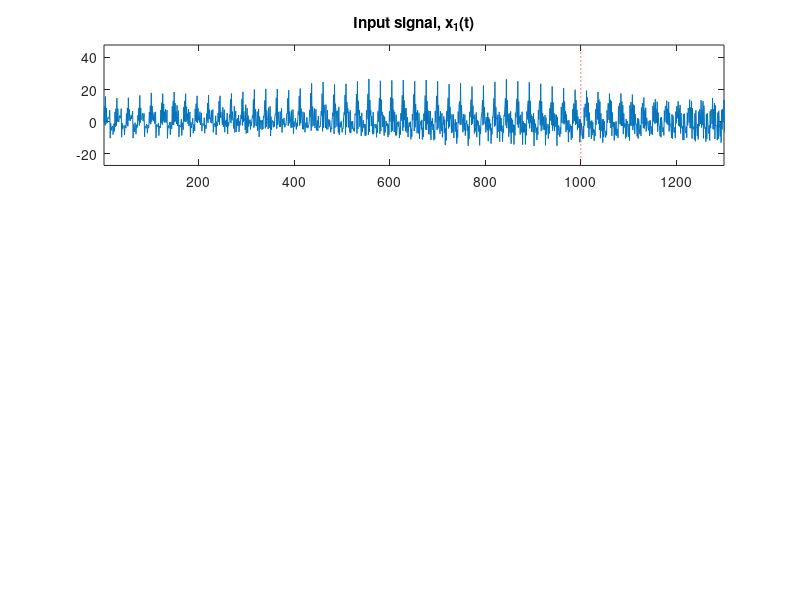

The MATLAB source for this figure: (Note: this script raises an error after producing the figure.)
%
% Time series analysis
% Lund University
%
% Example code 25: Example of dual-input transfer function.
%
% Reference: 
%   "An Introduction to Time Series Modeling", 4th ed, by Andreas Jakobsson
%   Studentlitteratur, 2021
%
clear; clc;
close all;
addpath('../functions', '../data')              % Add this line to update the path
rng(0)                                          % Set the seed (just done for the lecture!)
extraN = 400;
N      = 1300;
pstart = 1000;
noLags = 40;

% Noise process.
C1 = [ 1 0 0 0.6 ];
A1 = [ 1 zeros(1,7) -.8 ];

% First input process, x1.
C3_1 = [ 1 -0.4 0.9 ]; 
A3_1 = [ 1 zeros(1,23) -.98 ];
B_1  = [ 4 ];
A2_1 = 1;

% Second input process, x2.
C3_2 = [ 1 0 0 0.8 ]; 
A3_2 = conv([1 -1],[ 1 -0.6 ]);
B_2  = [0 0 0.8 0 -1];
A2_2 = 1;

% Generate the noise and the input signals.
z = filter( C1, A1, randn(N+extraN, 1) );       % This is the noise model.
x1 = filter( C3_1, A3_1, randn(N+extraN, 1) );  % This is the first input signal.
x2 = filter( C3_2, A3_2, randn(N+extraN, 1) );  % This is the second input signal.

% Form the output using the filtered input. Remove the initial samples.
y  = filter( B_1, A2_1, x1 ) + filter( B_2, A2_2, x2 ) + z;
y  = y(extraN:end);
x1 = x1(extraN:end);
x2 = x2(extraN:end);

% Plot the processes.
figure(1)
subplot(311)
plot( x1 )
title('Input signal, x_1(t)')
line( [pstart pstart], [-1e6 1e6 ], 'Color','red','LineStyle',':' )
axis([1 N min(x1)*1.8 max(x1)*1.8])
legend('x_1(t)', 'Location','SW')

subplot(312)
plot( x2 )
line( [pstart pstart], [-1e6 1e6 ], 'Color','red','LineStyle',':' )
axis([1 N min(x2)*1.8 max(x2)*1.8])
legend('x_2(t)', 'Location','SW')
title('Input signal, x_2(t)')
xlim([1 N])

subplot(313)
plot( y )
line( [pstart pstart], [-1e6 1e6 ], 'Color','red','LineStyle',':' )
axis([1 N min(y)*1.8 max(y)*1.8])
legend('y(t)', 'Prediction starts', 'Location','SW')
title('Output signal, y(t)')
xlabel('Time')



%% Create the dual-input idpoly and iddata structures for the output data. 
% See the documentation for idpoly and iddata for further details. Recall
% that the initial values might be modified (as here).
B{1,1}  = [1];                                  % B_1;
B{1,2}  = [0 0 1 0 0.3];                        % B_2;
A2{1,1} = [1];                                  % A2_1;
A2{1,2} = [1];                                  % A2_2;
A1_0    = [1 0 0 0 0 0 0 0 0.3];                % A1
C1_0    = [1 0 0 0.3];                          % C1
polyContainer = idpoly( 1, B, C1_0, A1_0, A2 );
dataContainer = iddata( y(1:pstart), [x1(1:pstart) x2(1:pstart)] );

% Determine the parameters to estimate.
polyContainer.Structure.B(1,1).Free = B_1;
polyContainer.Structure.B(1,2).Free = B_2;
polyContainer.Structure.C.Free = C1;
polyContainer.Structure.D.Free = A1;

% Estimate the polynomials from data.
foundModel = pem( dataContainer, polyContainer );
present( foundModel );


%% Estimate the models of the input signals.
inputModel1 = estimateARMA( x1(1:pstart), [ 1 zeros(1,23) 1 ], [1 1 1], 'Input model, x_1(t)', noLags );

% To handle the slowly decaying ACF, the data is first differentiated,
% after which the differentiation is again added to the model.
x2_diff = filter([1 -1], 1, x2(1:pstart));      x2_diff = x2_diff(2:end); 
inputModel2 = estimateARMA( x2_diff, [ 1 1 ], [1 0 0 1], 'Differentiated input model, x_2(t)', noLags );
inputModel2.A = conv([1 -1], inputModel2.A);


%% How do you predict a dual-input BJ?
k = 3;

% We need to form the polynomials:
%
% KA = A_1 A_2^1 A_2^2
% KB = B^1 A_1 A_2^2
% KC = C_1 A_2^1 A_2^2
% KD = B^2 A_1 A_2^1
%
% In Matlab's notation:
%   A(z) y(t) = [B(z)/F(z)] u(t) + [C(z)/D(z)] e(t)
%
% Here, u(t) is two-dimensional. This means that:
%   A(z) = 1,       B(z) = B(z),    F(z) = A2(z)
%   C(z) = C1(z),   D(z) = A1(z)
%
KA = conv( conv( foundModel.D, foundModel.F{1}), foundModel.F{2} );
KB = conv( conv( foundModel.D, foundModel.B{1}), foundModel.F{2} );
KC = conv( conv( foundModel.F{1}, foundModel.F{2}), foundModel.C );
KD = conv( conv( foundModel.D, foundModel.B{2}), foundModel.F{1} );

% Form the polynomial divisions. Note that KC/KA is the same as C1/A1. The
% two latter polynomials will also contain shared components that will
% cancel. Can you see what the resulting divisions are?
[Fy, Gy]   = polydivision( foundModel.C, foundModel.D, k );  % KC/KA = C1/A1
[Fh1, Gh1] = polydivision( conv(Fy, KB), KC, k );            % [F KB]/KC = ?
[Fh2, Gh2] = polydivision( conv(Fy, KD), KC, k );            % [F KD]/KC = ?

% Predict the input signals.
[Fx1, Gx1] = polydivision( inputModel1.C, inputModel1.A, k );
xhatk1 = filter(Gx1, inputModel1.C, x1);
[Fx2, Gx2] = polydivision( inputModel2.C, inputModel2.A, k );
xhatk2 = filter(Gx2, inputModel2.C, x2);

% Form the predicted output signal using the predicted input signals.
yhatk  = filter(Fh1, 1, xhatk1) + filter(Gh1, KC, x1) + ...
         filter(Fh2, 1, xhatk2) + filter(Gh2, KC, x2) + ...
         filter(Gy, KC, y);

% Plot the resulting predictions
f1 = figure;
subplot(211)
plot([x1 xhatk1] )
figProp = get(f1);
line( [pstart pstart], figProp.CurrentAxes.YLim, 'Color', 'red', 'LineStyle', ':' )
xlim([800 N-100])
title( sprintf('%i-step predictions of x_1(t)',k))
legend('x_1(t)', 'Predicted data', 'Prediction starts','Location','NW')

subplot(212)
plot([x2 xhatk2] )
figProp = get(f1);
line( [pstart pstart], figProp.CurrentAxes.YLim, 'Color', 'red', 'LineStyle', ':' )
xlim([800 N-100])
title( sprintf('%i-step predictions of x_2(t)',k))
legend('x_2(t)', 'Predicted data', 'Prediction starts','Location','NW')

f2 = figure;
plot([y yhatk] )
figProp = get(f2);
line( [pstart pstart], figProp.CurrentAxes.YLim, 'Color', 'red', 'LineStyle', ':' )
xlim([800 N-100])
title( sprintf('%i-step predictions of y(t)',k))
legend('y(t)', 'Predicted data', 'Prediction starts','Location','NW')


%% Check the resulting residuals.
ehat = y - yhatk;
ehat = ehat(pstart:end);                                % Remove the modelling data.

figure
acf( ehat, noLags, 0.05, 1 );
title( sprintf('ACF of the %i-step output prediction residual', k) )
checkIfWhite( ehat );
pacfEst = pacf( ehat, noLags, 0.05 );
checkIfNormal( pacfEst(k+1:end), 'PACF' );
